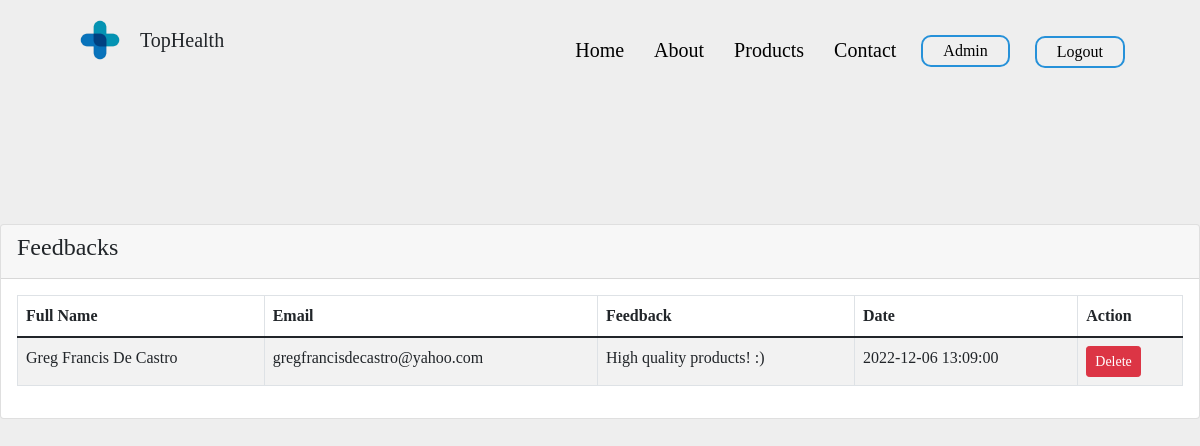
The page /admin-feedback.php (signed in) on the database its author committed.
### tables this page shows
CREATE TABLE `feedback` (
  `id` int(255) NOT NULL,
  `fullname` varchar(255) NOT NULL,
  `email` varchar(255) NOT NULL,
  `feedback` varchar(255) NOT NULL,
  `date` datetime DEFAULT current_timestamp()
);

### admin-feedback.php (the view, shortened to what this page needs)
<?php
 require 'dbcon.php';
?>
<!doctype html>
<html lang="en">
  <head>
    <link href="https://cdn.jsdelivr.net/npm/bootstrap@5.1.3/dist/css/bootstrap.min.css" rel="stylesheet">
    <link rel="stylesheet" href="css/menu.css">
</head>
<body>
<nav>
<div class="logo">
         <img src="images/logo and design/Health Shop Logo.png" alt="Logo" width="80" height="80">
         <a> TopHealth </a>
     </div>
     <div class="navLinks">
     <ul>
     <li><a href="home.php">Home</a></li>
     <li><a href="about.php">About</a></li>
       <li><a href="products.php">Products</a></li>
       <li><a href="contact.php">Contact</a></li>
       <div class="dropdown">
           <a href="#"><button type="button">Admin</button> </a>
               </div>
               <li>  <a href="logout.php"><button type="button">Logout</button> </a> </li>
               </div>
     </nav>
    <div class="container-admin">
<br/>
<br/>
<br/>
<br/>
<br/>
<br/>
        <div class="row-admin">
            <div class="col-md-12">
                <div class="card">
                    <div class="card-header">
                        <h4>Feedbacks
                        </h4>
                    </div>
                    <div  class="card-body">
                        <table class="table table-bordered table-striped">
                            <thead>
                                <tr >
                                    <th>Full Name</th>
                                    <th>Email</th>
                                    <th>Feedback</th>
                                    <th>Date</th>
                                    <th>Action</th>
                                </tr>
                            </thead>
                            <tbody>
                                <?php
                                    $query = "SELECT * FROM feedback";
                                    $query_run = mysqli_query($con, $query);
                                    if(mysqli_num_rows($query_run) > 0)
                                    {
                                        foreach($query_run as $feedback)
                                        {
                                            ?>
                                            <tr>
                                                <td><?= $feedback['fullname']; ?></td>
                                                <td><?= $feedback['email']; ?></td>
                                                <td><?= $feedback['feedback']; ?></td>
                                                <td><?= $feedback['date']; ?></td>
                                                <td>
                                                    <form action="code.php" method="POST" class="d-inline">
                                                        <button type="submit" name="delete_feedback" value="<?=$feedback['id'];?>" class="btn btn-danger btn-sm">Delete</button>
                                                    </form>
                                                </td>
                                            </tr>
                                            <?php
                                        }
                                    }
                                    else
                                    {
                                        echo "<h5> No Record Found </h5>";
                                    }
                                ?>
                            </tbody>
                        </table>
                    </div>
                </div>
            </div>
        </div>
    </div>
</body>
</html>

### css/menu.css (style rules this page uses)
* { padding: 0; margin: 0; box-sizing: border-box; font-family: Cambria, Cochin, Georgia, Times, 'Times New Roman', serif; }
body { position: relative; height: 100%; }
body { background: #eee; font-family: Cambria, Cochin, Georgia, Times, 'Times New Roman', serif; margin: 0; padding: 0; }
nav .logo a { color: black; font-size: 20px; font-weight: 500; text-decoration: none; }
nav { width: 100%; height: 80px; display: flex; justify-content: space-between; padding: 35px 5%; }
nav .logo { display: flex; align-items: center; justify-content: center }
nav .logo img { max-width: 100% }
nav .logo a { font-size: 20px; }
nav ul { display: flex; list-style: none; }
nav ul li a { padding: 8px 15px; border-radius: 10px; transition: 0.2s ease-in; font-family: Cambria, Cochin, Georgia, Times, 'Times New Roman', serif; }
nav ul li a { color: black; font-size: 20px; font-weight: 500; text-decoration: none; }
nav .navLinks button { padding: 2px 20px; border-radius: 10px; color: black; font-size: 16px; border-style: solid; border-color: #2691d9; font-weight: 500; margin-left: 10px; font-family: Cambria, Cochin, Georgia, Times, 'Times New Roman', serif; }
.dropdown { position: relative; display: inline-block; }

### rows shown on the page
feedback: fullname "Greg Francis De Castro", email "gregfrancisdecastro@yahoo.com", feedback "High quality products! :)", date "2022-12-06 13:09:00", $feedback['id'] 10 (drawn)
